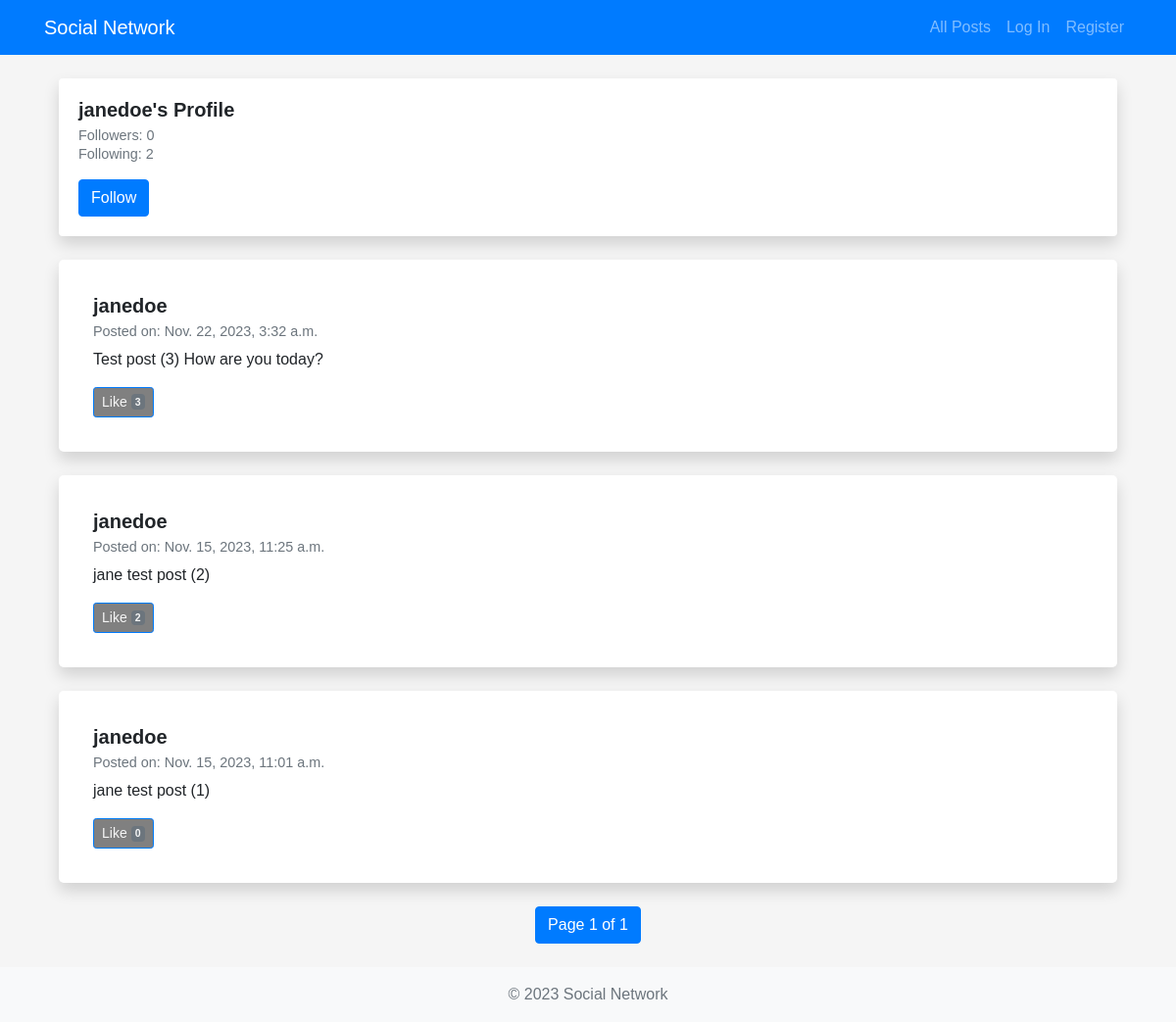
Page /profile/janedoe on the earlier database version.
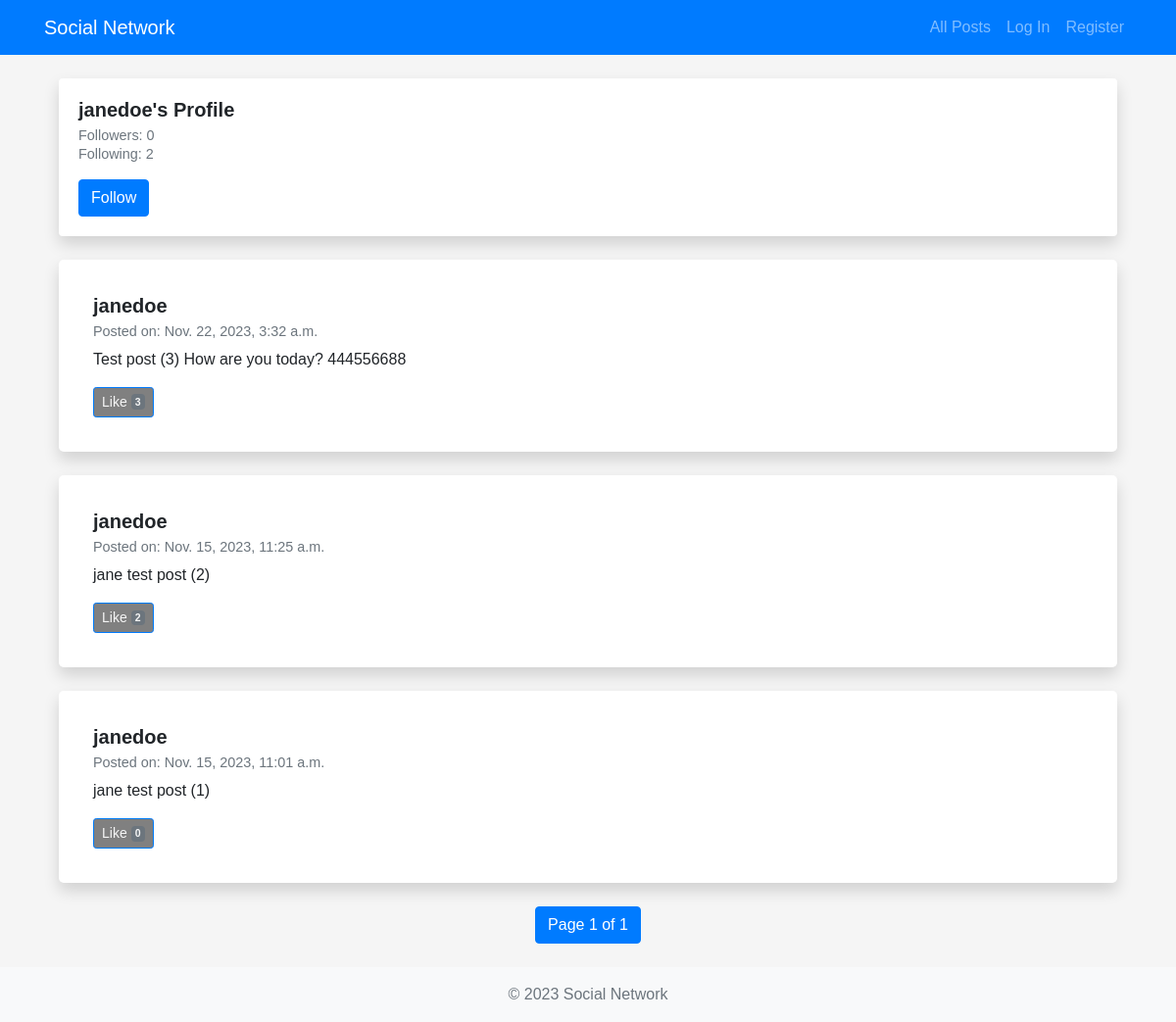
Same page on the later database version.
### network/models.py (models this page shows, shortened)
class Post (models.Model):
    post = models.CharField(max_length=500)
    user = models.ForeignKey(User, on_delete=models.CASCADE, related_name="posts")
    timestamp = models.DateTimeField(auto_now_add=True)
    likes = models.ManyToManyField(User, blank=True, related_name="liked_posts")

class User(AbstractUser):
    pass

### network/views.py (the view)
# urls.py: path("profile/<str:username>", views.profile, name="profile"),
def profile(request, username):
    user = User.objects.get(username=username)
    user_extended, created = UserExtended.objects.get_or_create(user=user)
    posts_list = Post.objects.filter(user=user).order_by('-timestamp')
    paginator = Paginator(posts_list, 10)  # Show 10 posts per page
    page_number = request.GET.get('page')
    posts = paginator.get_page(page_number)
    followers_count = user_extended.followers.count()
    following_count = user_extended.following.count()
    is_following = request.user in user_extended.followers.all()
    context = {
        'user_profile': user,
        'posts': posts,
        'followers': followers_count,
        'following': following_count,
        'is_following': is_following
    }
    return render(request, 'network/profile.html', context)

### network/templates/network/profile.html (shortened to what this page needs)
{% extends "network/layout.html" %}
{% block body %}
<div class="container mt-4">
    <div class="card mb-4 shadow">
        <div class="card-body">
            <h1 class="card-title">{{ user_profile.username }}'s Profile</h1>
            <h6 class="card-subtitle mb-2 text-muted">Followers: {{ followers }}</h6>
            <h6 class="card-subtitle mb-2 text-muted">Following: {{ following }}</h6>
            {% if user != user_profile %}
                <form method="post" action="{% url 'profile' username=user_profile.username %}">
                    <button type="submit" name="follow" class="btn btn-primary mt-2">
                        {% if is_following %}Unfollow{% else %}Follow{% endif %}
                    </button>
                </form>
            {% endif %}
        </div>
    </div>
    {% for post in posts %}
    <div class="post card shadow mb-4">
        <div class="card-body">
            <h5 class="card-title">{{ post.user.username }}</h5>
            <h6 class="card-subtitle mb-2 text-muted">Posted on: {{ post.timestamp }}</h6>
            <p id="post-content-{{ post.id }}" class="card-text">{{ post.post }}</p>
            <div class="button-group">
                <button id="like-btn-{{ post.id }}" type="button" class="btn btn-outline-primary btn-sm {% if request.user in post.likes.all %}liked{% else %}unliked{% endif %}" onclick="toggleLike('{{ post.id }}')" data-liked="{% if request.user in post.likes.all %}true{% else %}false{% endif %}">
                    Like <span class="badge bg-secondary">{{ post.likes.count }}</span>
                </button>
            </div>
        </div>
    </div>
    {% endfor %}
    <nav aria-label="Page navigation">
        <ul class="pagination justify-content-center">
            <li class="page-item active">
                <span class="page-link">
                    Page {{ posts.number }} of {{ posts.paginator.num_pages }}
                </span>
            </li>
        </ul>
    </nav>
</div>
{% endblock %}

Differences in the rows shown:
changed Post: post "Test post (3) How are you today?" → "Test post (3) How are you today? 444556688"
